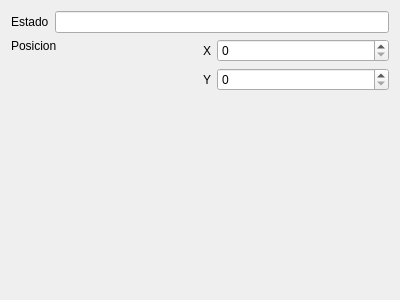
<?xml version="1.0" encoding="UTF-8"?>
<ui version="4.0">
 <class>Widget</class>
 <widget class="QWidget" name="Widget">
  <property name="geometry">
   <rect>
    <x>0</x>
    <y>0</y>
    <width>400</width>
    <height>300</height>
   </rect>
  </property>
  <property name="windowTitle">
   <string>Widget</string>
  </property>
  <layout class="QVBoxLayout" name="verticalLayout_4">
   <item>
    <layout class="QVBoxLayout" name="verticalLayout_3">
     <item>
      <layout class="QHBoxLayout" name="horizontalLayout_2">
       <item>
        <widget class="QLabel" name="label">
         <property name="text">
          <string>Estado</string>
         </property>
        </widget>
       </item>
       <item>
        <widget class="QLineEdit" name="estadoLineEdit"/>
       </item>
      </layout>
     </item>
     <item>
      <layout class="QHBoxLayout" name="horizontalLayout">
       <item>
        <layout class="QVBoxLayout" name="verticalLayout">
         <item>
          <widget class="QLabel" name="label_2">
           <property name="text">
            <string>Posicion</string>
           </property>
          </widget>
         </item>
         <item>
          <spacer name="verticalSpacer">
           <property name="orientation">
            <enum>Qt::Vertical</enum>
           </property>
           <property name="sizeHint" stdset="0">
            <size>
             <width>20</width>
             <height>40</height>
            </size>
           </property>
          </spacer>
         </item>
        </layout>
       </item>
       <item>
        <layout class="QVBoxLayout" name="verticalLayout_2">
         <item>
          <layout class="QFormLayout" name="formLayout">
           <item row="0" column="0">
            <widget class="QLabel" name="label_3">
             <property name="text">
              <string>X</string>
             </property>
            </widget>
           </item>
           <item row="0" column="1">
            <widget class="QSpinBox" name="xPosSpinBox"/>
           </item>
          </layout>
         </item>
         <item>
          <layout class="QFormLayout" name="formLayout_2">
           <item row="0" column="0">
            <widget class="QLabel" name="label_4">
             <property name="text">
              <string>Y</string>
             </property>
            </widget>
           </item>
           <item row="0" column="1">
            <widget class="QSpinBox" name="yPosSpinBox"/>
           </item>
           <item row="1" column="1">
            <spacer name="verticalSpacer_3">
             <property name="orientation">
              <enum>Qt::Vertical</enum>
             </property>
             <property name="sizeHint" stdset="0">
              <size>
               <width>20</width>
               <height>40</height>
              </size>
             </property>
            </spacer>
           </item>
          </layout>
         </item>
        </layout>
       </item>
      </layout>
     </item>
    </layout>
   </item>
   <item>
    <spacer name="verticalSpacer_2">
     <property name="orientation">
      <enum>Qt::Vertical</enum>
     </property>
     <property name="sizeHint" stdset="0">
      <size>
       <width>20</width>
       <height>112</height>
      </size>
     </property>
    </spacer>
   </item>
  </layout>
 </widget>
 <layoutdefault spacing="6" margin="11"/>
 <resources/>
 <connections/>
</ui>
